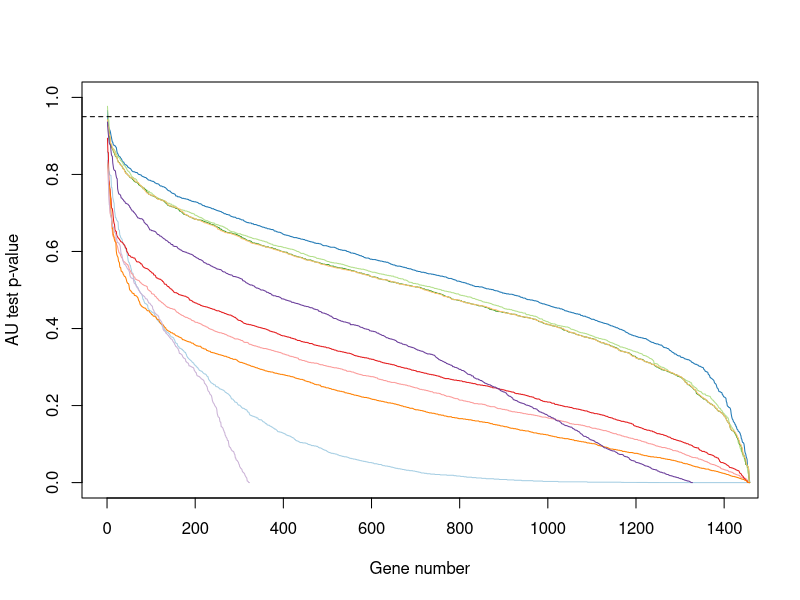
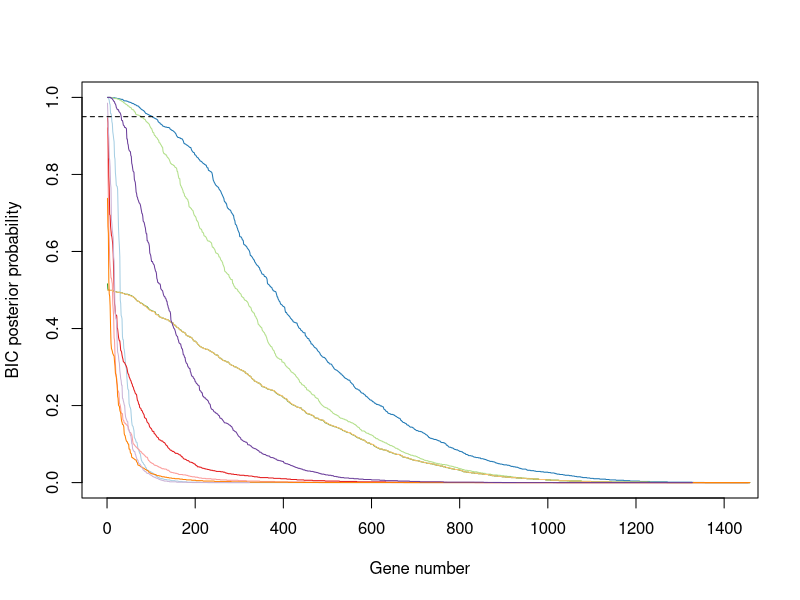
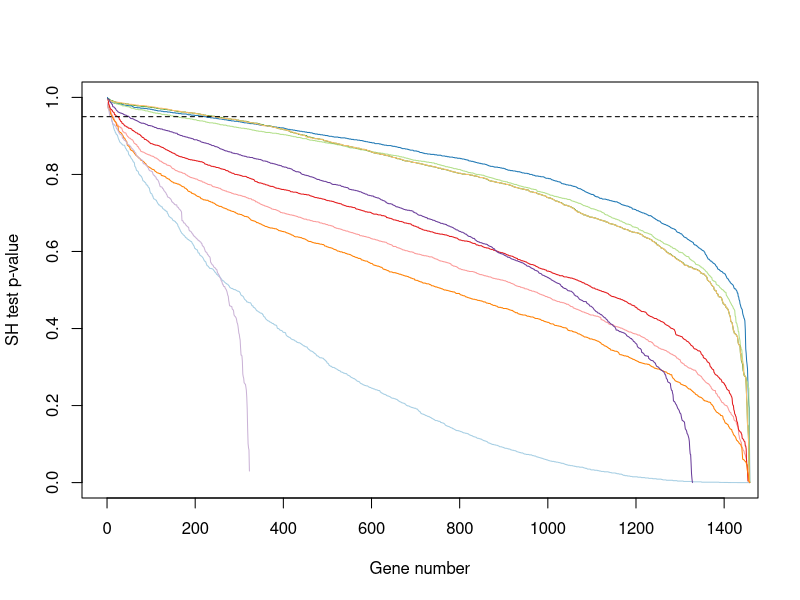
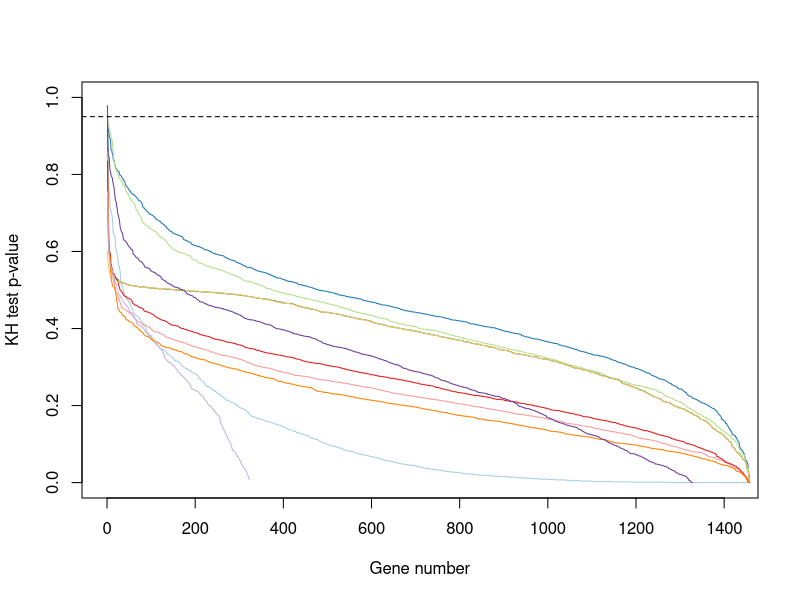
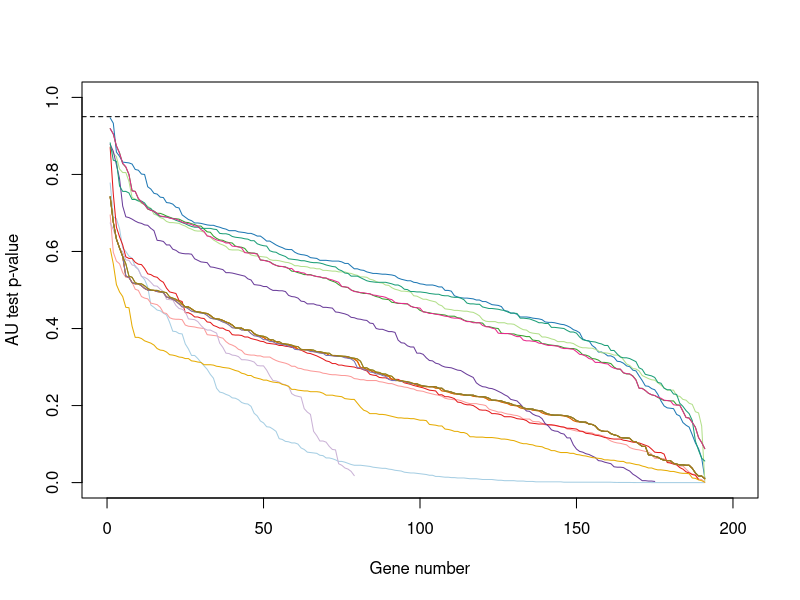
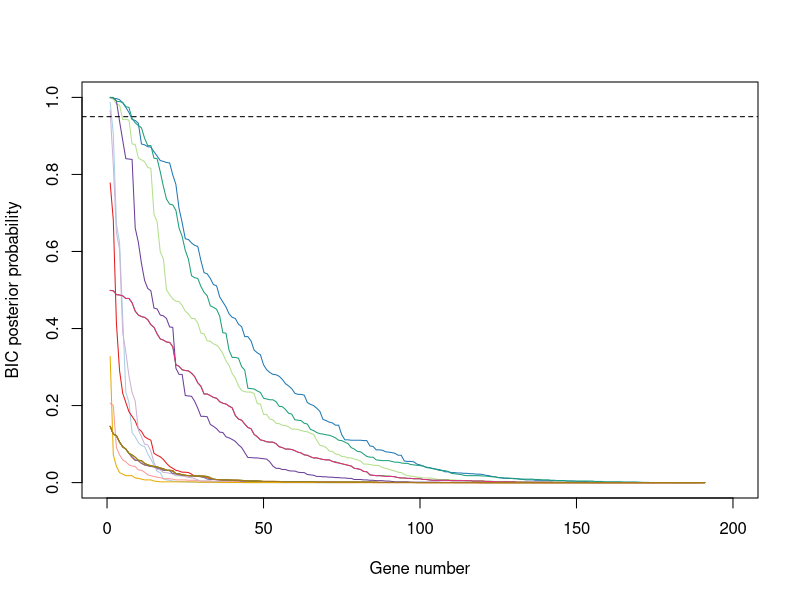
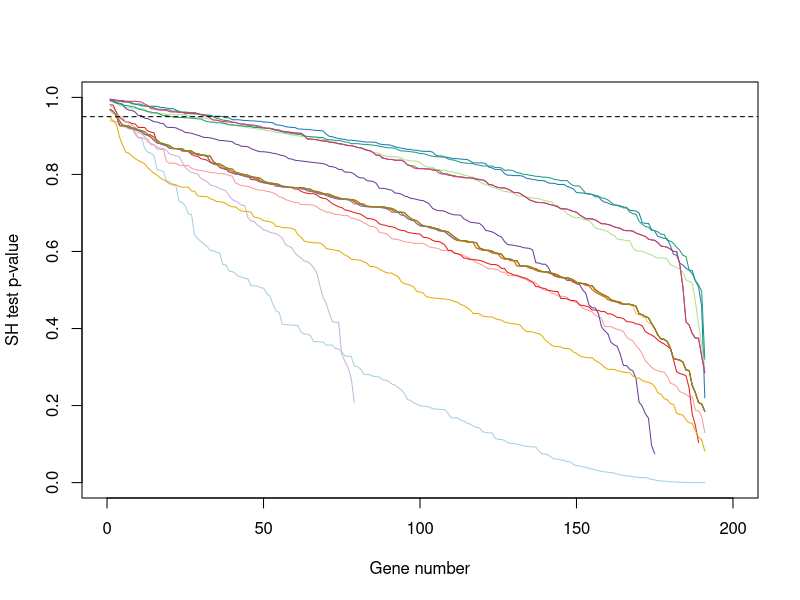
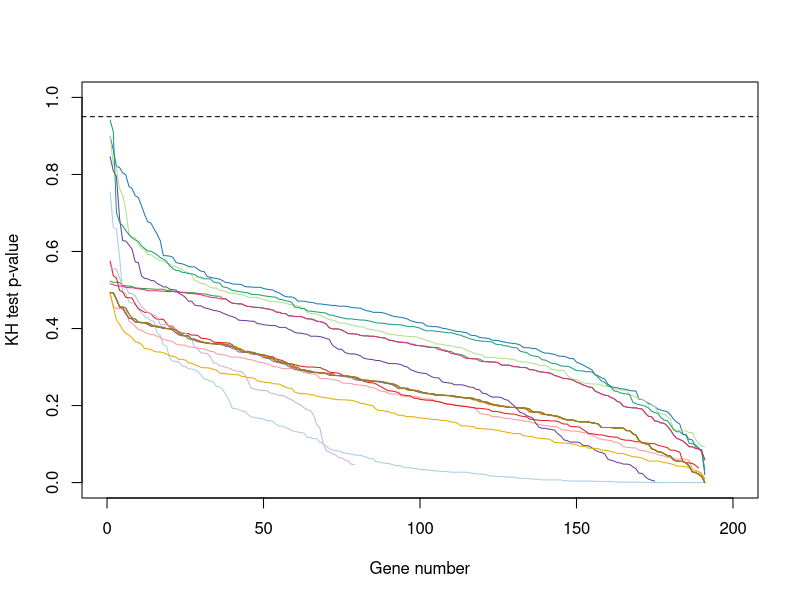

Write the R code that produced these figures, in order.
library(RColorBrewer)
#display.brewer.all()
cols <- brewer.pal(10, "Paired")
x=read.table('AU_sum.tsv',header = T)
plot(sort(x$H1,decreasing = T),pch=20,cex=0.4,type = 'l',xlab='Gene number',ylab='AU test p-value',col=cols[1],xlim=c(0,1420),ylim=c(0,1))
lines(sort(x$H2,decreasing = T),col=cols[2])
lines(sort(x$H4,decreasing = T),col=cols[3])
lines(sort(x$H5,decreasing = T),col=cols[4])
lines(sort(x$H7,decreasing = T),col=cols[5])
lines(sort(x$H9,decreasing = T),col=cols[6])
lines(sort(x$H12,decreasing = T),col=cols[7])
lines(sort(x$H15,decreasing = T),col=cols[8])
lines(sort(x$H16,decreasing = T),col=cols[9])
lines(sort(x$H17,decreasing = T),col=cols[10])

abline(h = 0.95,lty=2)

x=read.table('PP_sum.tsv',header = T)
plot(sort(x$H1,decreasing = T),pch=20,cex=0.4,type = 'l',xlab='Gene number',ylab='BIC posterior probability',col=cols[1],xlim=c(0,1420),ylim=c(0,1))
lines(sort(x$H2,decreasing = T),col=cols[2])
lines(sort(x$H4,decreasing = T),col=cols[3])
lines(sort(x$H5,decreasing = T),col=cols[4])
lines(sort(x$H7,decreasing = T),col=cols[5])
lines(sort(x$H9,decreasing = T),col=cols[6])
lines(sort(x$H12,decreasing = T),col=cols[7])
lines(sort(x$H15,decreasing = T),col=cols[8])
lines(sort(x$H16,decreasing = T),col=cols[9])
lines(sort(x$H17,decreasing = T),col=cols[10])
abline(h = 0.95,lty=2)


x=read.table('SH_sum.tsv',header = T)
plot(sort(x$H1,decreasing = T),pch=20,cex=0.4,type = 'l',xlab='Gene number',ylab='SH test p-value',col=cols[1],xlim=c(0,1420),ylim=c(0,1))
lines(sort(x$H2,decreasing = T),col=cols[2])
lines(sort(x$H4,decreasing = T),col=cols[3])
lines(sort(x$H5,decreasing = T),col=cols[4])
lines(sort(x$H7,decreasing = T),col=cols[5])
lines(sort(x$H9,decreasing = T),col=cols[6])
lines(sort(x$H12,decreasing = T),col=cols[7])
lines(sort(x$H15,decreasing = T),col=cols[8])
lines(sort(x$H16,decreasing = T),col=cols[9])
lines(sort(x$H17,decreasing = T),col=cols[10])
abline(h = 0.95,lty=2)

x=read.table('KH_sum.tsv',header = T)
plot(sort(x$H1,decreasing = T),pch=20,cex=0.4,type = 'l',xlab='Gene number',ylab='KH test p-value',col=cols[1],xlim=c(0,1420),ylim=c(0,1))
lines(sort(x$H2,decreasing = T),col=cols[2])
lines(sort(x$H4,decreasing = T),col=cols[3])
lines(sort(x$H5,decreasing = T),col=cols[4])
lines(sort(x$H7,decreasing = T),col=cols[5])
lines(sort(x$H9,decreasing = T),col=cols[6])
lines(sort(x$H12,decreasing = T),col=cols[7])
lines(sort(x$H15,decreasing = T),col=cols[8])
lines(sort(x$H16,decreasing = T),col=cols[9])
lines(sort(x$H17,decreasing = T),col=cols[10])
abline(h = 0.95,lty=2)

x=read.table('AU_sum.includePandaceae.tsv',header = T)
plot(sort(x$H1,decreasing = T),pch=20,cex=0.4,type = 'l',xlab='Gene number',ylab='AU test p-value',col=cols[1],xlim=c(0,200),ylim=c(0,1))
lines(sort(x$H2,decreasing = T),col=cols[2])
lines(sort(x$H4,decreasing = T),col=cols[3])
lines(sort(x$H5,decreasing = T),col=cols[4])
lines(sort(x$H7,decreasing = T),col=cols[5])
lines(sort(x$H9,decreasing = T),col=cols[6])
lines(sort(x$H12,decreasing = T),col=cols[7])
lines(sort(x$H15,decreasing = T),col=cols[8])
lines(sort(x$H16,decreasing = T),col=cols[9])
lines(sort(x$H17,decreasing = T),col=cols[10])

cols2=brewer.pal(7, "Dark2")
lines(sort(x$H3,decreasing = T),col=cols2[1])
lines(sort(x$H6,decreasing = T),col=cols2[2])
lines(sort(x$H8,decreasing = T),col=cols2[3])
lines(sort(x$H10,decreasing = T),col=cols2[4])
lines(sort(x$H11,decreasing = T),col=cols2[5])
lines(sort(x$H13,decreasing = T),col=cols2[6])
lines(sort(x$H14,decreasing = T),col=cols2[7])
abline(h = 0.95,lty=2)


x=read.table('PP_sum.includePandaceae.tsv',header = T)
plot(sort(x$H1,decreasing = T),pch=20,cex=0.4,type = 'l',xlab='Gene number',ylab='BIC posterior probability',col=cols[1],xlim=c(0,200),ylim=c(0,1))
lines(sort(x$H2,decreasing = T),col=cols[2])
lines(sort(x$H4,decreasing = T),col=cols[3])
lines(sort(x$H5,decreasing = T),col=cols[4])
lines(sort(x$H7,decreasing = T),col=cols[5])
lines(sort(x$H9,decreasing = T),col=cols[6])
lines(sort(x$H12,decreasing = T),col=cols[7])
lines(sort(x$H15,decreasing = T),col=cols[8])
lines(sort(x$H16,decreasing = T),col=cols[9])
lines(sort(x$H17,decreasing = T),col=cols[10])

cols2=brewer.pal(7, "Dark2")
lines(sort(x$H3,decreasing = T),col=cols2[1])
lines(sort(x$H6,decreasing = T),col=cols2[2])
lines(sort(x$H8,decreasing = T),col=cols2[3])
lines(sort(x$H10,decreasing = T),col=cols2[4])
lines(sort(x$H11,decreasing = T),col=cols2[5])
lines(sort(x$H13,decreasing = T),col=cols2[6])
lines(sort(x$H14,decreasing = T),col=cols2[7])
abline(h = 0.95,lty=2)

x=read.table('SH_sum.includePandaceae.tsv',header = T)
plot(sort(x$H1,decreasing = T),pch=20,cex=0.4,type = 'l',xlab='Gene number',ylab='SH test p-value',col=cols[1],xlim=c(0,200),ylim=c(0,1))
lines(sort(x$H2,decreasing = T),col=cols[2])
lines(sort(x$H4,decreasing = T),col=cols[3])
lines(sort(x$H5,decreasing = T),col=cols[4])
lines(sort(x$H7,decreasing = T),col=cols[5])
lines(sort(x$H9,decreasing = T),col=cols[6])
lines(sort(x$H12,decreasing = T),col=cols[7])
lines(sort(x$H15,decreasing = T),col=cols[8])
lines(sort(x$H16,decreasing = T),col=cols[9])
lines(sort(x$H17,decreasing = T),col=cols[10])

cols2=brewer.pal(7, "Dark2")
lines(sort(x$H3,decreasing = T),col=cols2[1])
lines(sort(x$H6,decreasing = T),col=cols2[2])
lines(sort(x$H8,decreasing = T),col=cols2[3])
lines(sort(x$H10,decreasing = T),col=cols2[4])
lines(sort(x$H11,decreasing = T),col=cols2[5])
lines(sort(x$H13,decreasing = T),col=cols2[6])
lines(sort(x$H14,decreasing = T),col=cols2[7])
abline(h = 0.95,lty=2)

x=read.table('KH_sum.includePandaceae.tsv',header = T)
plot(sort(x$H1,decreasing = T),pch=20,cex=0.4,type = 'l',xlab='Gene number',ylab='KH test p-value',col=cols[1],xlim=c(0,200),ylim=c(0,1))
lines(sort(x$H2,decreasing = T),col=cols[2])
lines(sort(x$H4,decreasing = T),col=cols[3])
lines(sort(x$H5,decreasing = T),col=cols[4])
lines(sort(x$H7,decreasing = T),col=cols[5])
lines(sort(x$H9,decreasing = T),col=cols[6])
lines(sort(x$H12,decreasing = T),col=cols[7])
lines(sort(x$H15,decreasing = T),col=cols[8])
lines(sort(x$H16,decreasing = T),col=cols[9])
lines(sort(x$H17,decreasing = T),col=cols[10])

cols2=brewer.pal(7, "Dark2")
lines(sort(x$H3,decreasing = T),col=cols2[1])
lines(sort(x$H6,decreasing = T),col=cols2[2])
lines(sort(x$H8,decreasing = T),col=cols2[3])
lines(sort(x$H10,decreasing = T),col=cols2[4])
lines(sort(x$H11,decreasing = T),col=cols2[5])
lines(sort(x$H13,decreasing = T),col=cols2[6])
lines(sort(x$H14,decreasing = T),col=cols2[7])
abline(h = 0.95,lty=2)
